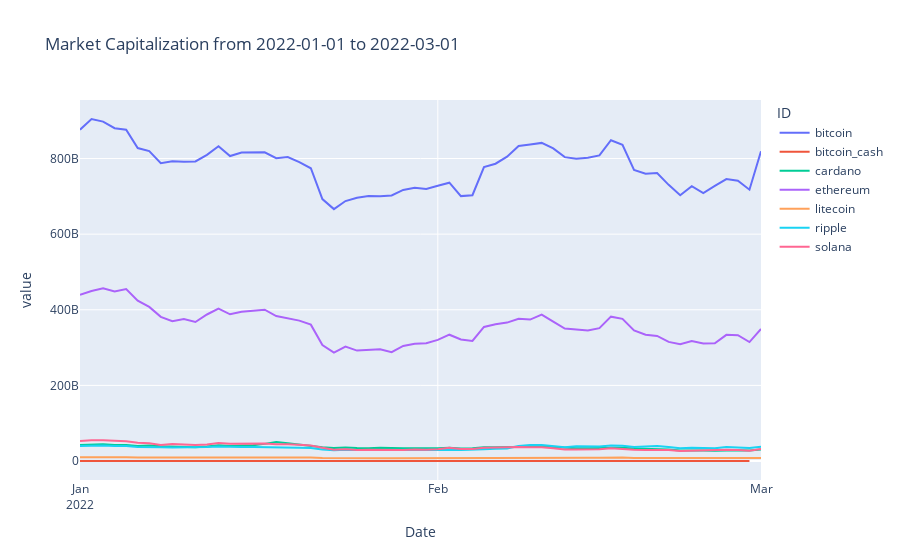

The code cell stored with this chart in its notebook:
### Markdown cell above
## Market capitalization of Assets
A simple ___time series plot___ of the daily market capitalization amounts in USD ($) to evaluate their trends. 
* Refer to these instruction for [interacting with the plotly charts](https://plotly.com/chart-studio-help/zoom-pan-hover-controls/) for zoom, pan, hover over, and reset

### Code cell
import plotly.express as px

market_cap_df = piv_marketcap_df.copy()
_min_date = market_cap_df["Date"].min()
_max_date = market_cap_df["Date"].max()
_title = "Market Capitalization from "+str(_min_date)+" to "+str(_max_date)
fig = px.line(market_cap_df, x="Date", y=market_cap_df.columns,
              hover_data={"Date": "|%B %d, %Y"},
              title=_title)
fig.update_xaxes(
    dtick="M1",
    tickformat="%b\n%Y")
fig.show()
